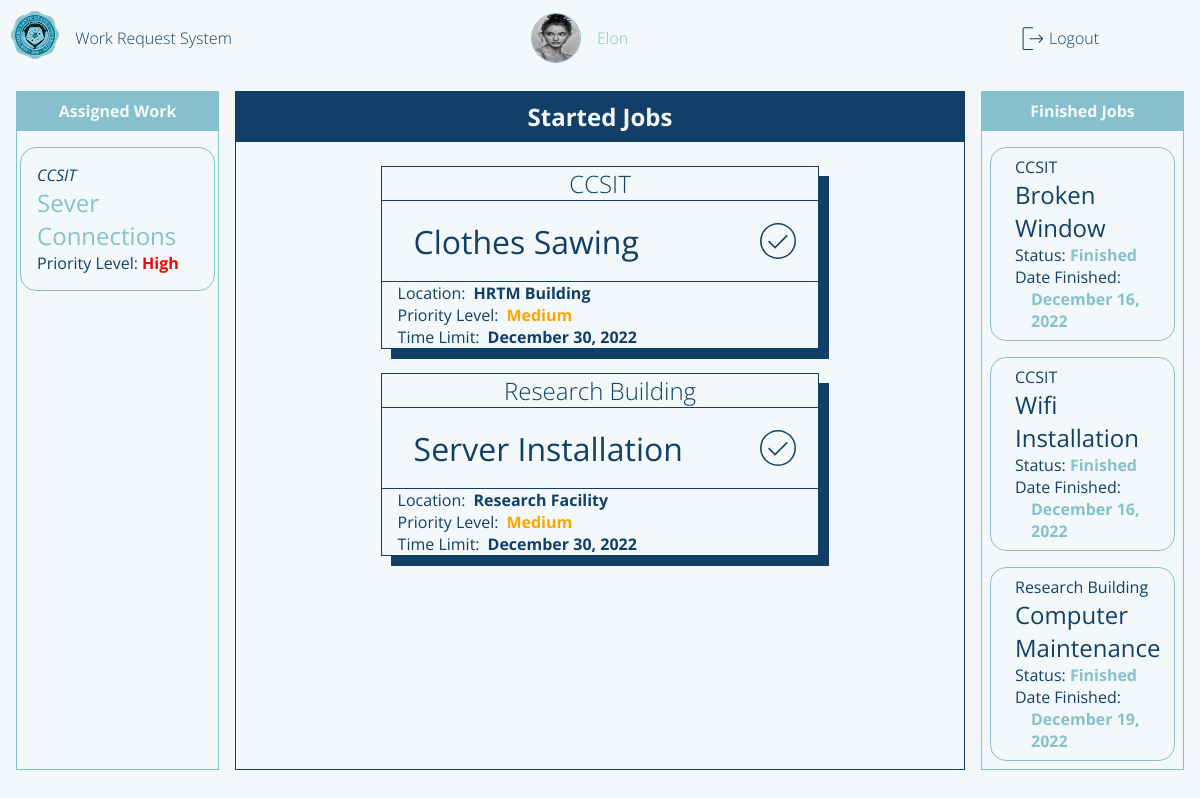
The page /staffPage (signed in) on the database its author committed.
### flaskApp/models.py (models this page shows, shortened)
class User(db.Model, UserMixin):
	__tablename__ = 'user'
	id = db.Column(db.Integer, primary_key=True)
	userName = db.Column(db.String(20), unique=True, nullable=False)
	userType = db.Column(db.String(20), default='Admin')
	passWord = db.Column(db.String(60), nullable=False)
	profilePicture = db.Column(db.String(60), default='dafault.png')
	requestForm = db.relationship('UserRequestForm', backref='user')
	userStaffExtension = db.relationship('StaffExtension', backref='staffExtension', uselist=False)

class UserRequestForm(db.Model):
	__tablename__ = 'userRequestForm'
	id = db.Column(db.Integer, primary_key=True)
	requestorName = db.Column(db.String(500), nullable=False)
	requestTitle = db.Column(db.String(500), nullable=False)
	requestedWork = db.Column(db.String(500), nullable=False)
	roomNumber = db.Column(db.String(20), nullable=False)
	avilabilityOfMaterials = db.Column(db.String(10), nullable=False)
	priorityLevel = db.Column(db.Integer, default=0) # change this to integer in the future 0 - pending 1 - high 2 - medium 3 - low
	status = db.Column(db.String(20), default='Pending')
	dateApproved = db.Column(DateTime, default=datetime.now(), nullable=False)
	dateLimit = db.Column(DateTime, default=datetime.now(), nullable=False)
	requestFormId = db.Column(db.Integer, db.ForeignKey('user.id'))
	assignedStaff = db.Column(db.Integer, db.ForeignKey('userstaff.id'))

### flaskApp/routes.py (the view)
@app.route('/staffPage', methods=['GET', 'POST'])
def staffPage():
	if current_user.is_authenticated == False:
		return redirect(url_for('loginPage'))
	userStaffAssigned = StaffExtension.query.filter_by(staffName=current_user.userName).first()
	user = StaffExtension.query.filter_by(staffId=current_user.id).first()
	profileImage = url_for('static', filename='profilePic/'+current_user.profilePicture)
	return render_template('staffDashboard.html', title='Staff Page', user=current_user.userName, userStaff=user, profileImage=profileImage, userStaffAssigned=userStaffAssigned.staffAssignment)

### flaskApp/models.py (called while the page is built)
@loginManager.user_loader
def loadUser(userId):
	return User.query.get(int(userId))

### flaskApp/templates/staffDashboard.html (shortened to what this page needs)
{% extends "layout.html" %}
{% block content %}
<main class="content-main">
		<section class="header">
			Started Jobs
		</section>
		<section class="body">
			{% for assigned in userStaffAssigned %}
				{% if assigned.status == 'OnGoing'%}
					<div class="content">
						<section class="content-deptName">
							<i>{{ assigned.requestorName }}</i>
						</section>
						<section class="content-title">
							<i>{{ assigned.requestTitle }}</i>
							<span class="finished">
								<a href="{{ url_for('staffFinishedPage',name=assigned.requestTitle, id=assigned.id) }}">
									<img src="{{ url_for('static', filename='img/finished.svg') }}">
								</a>
							</span>
						</section>
						<section class="content-date">
							<i>Location: <p> {{ assigned.roomNumber }}</p></i>
							{% if assigned.priorityLevel == 1 %}
								<i>Priority Level: <p style="color:red;">High</p></i>
							{% elif assigned.priorityLevel == 2 %}
								<i>Priority Level: <p style="color:orange;">Medium</p></i>
							{% elif assigned.priorityLevel == 3 %}
								<i>Priority Level: <p style="color:green;">Low</p></i>
							{% endif %}
							<i>Time Limit: <p> {{ assigned.dateLimit.strftime("%B %d, %Y") }}</p></i>
						</section>
					</div>
				{% endif %}
			{% endfor %}
		</section>
</main>
<section class="content-left">
	<section class="header">Assigned Work</section>
	<section class="main">
		{% for assigned in userStaffAssigned %}
			{% if assigned.status != 'OnGoing' and assigned.status != 'Finished'%}
			<div class="content-left-items">
				<section class="req-name">
					{{ assigned.requestorName }}
				</section>
				<section class="req-title">
					<a href="{{ url_for('staffOngoingPage', name=assigned.requestorName, idNum=assigned.id) }}">{{ assigned.requestTitle }}</a>
				</section>
				<section class="req-status">
					{% if assigned.priorityLevel == 1 %}
						<span>Priority Level: <i style="color:red;">High</i></span>
					{% elif assigned.priorityLevel == 2 %}
						<span>Priority Level: <i style="color:orange;">Medium</i></span>
					{% elif assigned.priorityLevel == 3 %}
						<span>Priority Level: <i style="color:green;">Low</i></span>
					{% endif %}
				</section>
			</div>
			{% endif %}
		{% endfor %}
	</section>
	<section class="footer">Foot</section>
</section>
<section class="content-right">
	<section class="header">Finished Jobs</section>
	<section class="main">
		{% for assigned in userStaffAssigned %}
			{% if assigned.status == 'Finished'%}
				<div class="content-finished">
					<section class="finished-header">
						{{ assigned.requestorName }}
					</section>
					<section class="finished-main">
						{{ assigned.requestTitle }}
					</section>
					<section class="finished-footer">
						<i>Status: </i>
						<i>{{ assigned.status }}</i>
					</section>
					<section class="finished-footer2">
						<i>Date Finished: </i>
						<i>{{ assigned.dateApproved.strftime("%B %d, %Y") }}</i>
					</section>
				</div>
			{% endif %}
		{% endfor %}
	</section>
</section>
<footer class="content-footer">
</footer>
{% endblock content %}

### flaskApp/templates/layout.html (shortened to what this page needs)
<!DOCTYPE html>
<html>
<head>
    {% if title == 'Login Page'%}
    	<link rel="stylesheet" type="text/css" href="{{ url_for('static', filename='login.css') }}">
    {% elif title == 'Admin Page'%}
    	<link rel="stylesheet" type="text/css" href="{{ url_for('static', filename='adminDashboard.css') }}">
    {% elif title == 'Requestor Page'%}
        <link rel="stylesheet" type="text/css" href="{{ url_for('static', filename='requestorDashboard.css') }}">
    {% elif title == 'Staff Page'%}
        <link rel="stylesheet" type="text/css" href="{{ url_for('static', filename='staffDashboard.css') }}">
    {% elif title == 'Admin Approval Page'%}
        <link rel="stylesheet" type="text/css" href="{{ url_for('static', filename='adminApproval.css') }}">
    {% elif title == 'Staff Ongoing Page'%}
        <link rel="stylesheet" type="text/css" href="{{ url_for('static', filename='staffOngoing.css') }}">
    {% elif title == 'Profile Page'%}
        <link rel="stylesheet" type="text/css" href="{{ url_for('static', filename='profilePage.css') }}">
    {% endif%}
</head>
<body>
	<div class="container">
        {% if title != 'Login Page'%}
        <header class="content-header">
            <div class="img-box">
                <img class="logo_slsu" src="{{ url_for('static', filename='img/logo_slsu.svg') }}">
            </div>
            {% if title == 'Admin Page'%}
                <section class="header-title">
                    <a href="{{ url_for('adminPage') }}">Work Request System</a>
                </section>
                <section class="header-user">
                    <img class='profile-picture'src="{{ profileImage }}">
                    <a href="{{ url_for('profilePage') }}">{{ user }}</a>
                </section>
            {% elif title == 'Staff Page' %}
                <section class="header-title">
                    <a href="{{ url_for('staffPage') }}">Work Request System</a>
                </section>
                <section class="header-user">
               <img class='profile-picture'src="{{ profileImage }}">
                   <a href="{{ url_for('profilePage') }}">{{ user }}</a>
                </section>
            {% endif %}
            <div class="header-profile">
                {% if current_user.is_authenticated == True %}
                <img src="{{ url_for('static', filename='img/logout.svg') }}">
                <a href="{{ url_for('logout') }}">Logout</a>
                {% endif %}
            </div>
        </header>
        {% endif%}
		{% block content %}{% endblock content %}
	</div>
</body>
</html>

### flaskApp/static/staffDashboard.css (style rules this page uses)
body { background: var(--white); }
.container { margin: 0; display: grid; height: 100vh; grid-template-columns: 0.3fr 1fr 0.3fr; grid-template-rows: 0fr 1fr 0.02fr; grid-gap: 1rem; grid-template-areas: 'h h h' 'l m r' 'f f f'; }
.content-header { grid-area: h; display: flex; flex-direction: row; align-items: center; padding: var(--fn-small); }
.img-box { flex-grow: 0; }
.header-title { flex-grow: 0; margin-left: 1rem; }
.header-title a { font-size: var(--fn-regular); font-weight: lighter; color: var(--blue); }
.header-user { flex-grow: 1; font-size: var(--fn-regular); font-weight: lighter; color: var(--blue); }
.header-profile { flex-grow: 0.3; }
.header-profile a { font-size: var(--fn-regular); font-weight: lighter; color: var(--blue); }
.content-main { grid-area: m; border: 1px solid var(--blue); color: var(--blue); display: flex; flex-direction: column; }
.content-main .header { flex-grow: 0; border-bottom: 1px solid var(--blue); padding: 0.5rem 0rem 0.5rem 0rem; text-align: center; font-size: var(--fn-medium); font-weight: bold; color: var(--white); background-color: var(--blue); }
.content-main .body { flex-grow: 1; display: flex; flex-direction: column; overflow: scroll; align-items: center; height: 1rem; }
.content { margin-top: 1.5rem; border: 1px solid var(--blue); width: 60%; box-shadow: 10px 10px var(--blue); }
.content-deptName { border-bottom: 1px solid var(--blue); text-align: center; font-size: var(--fn-medium); font-weight: lighter; }
.content-title { padding: 1rem 1rem 1rem 2rem; font-size: var(--fn-large); display: flex; flex-direction: row; justify-content: space-between; align-items: center; }
.content-title span { width: 3rem; height: 3rem; border-radius: 50%; }
.content-title span img { filter: var(--img-color-blue); width: 3rem; height: 3rem; cursor: pointer; }
.content-date { padding-left: 1rem; border-top: 1px solid var(--blue); display: flex; flex-direction: column; }
.content-date i { display: flex; flex-direction: row; }
.content-date i p { margin-left: 0.5rem; font-weight: bold; }
.content-left { grid-area: l; border: 1px solid var(--blueGreen); color: var(--white); display: flex; flex-direction: column; margin-left: 1rem; }
.content-left .header { flex-grow: 0; border-bottom: 1px solid var(--blueGreen); text-align: center; padding: 0.5rem; font-size: var(--fn-regular); font-weight: lighter; color: var(--white); background-color: var(--blueGreen); font-weight: bold; }
.content-left .main { flex-grow: 1; height: 1rem; display: flex; flex-direction: column; align-items: center; color: var(--blue); }
.content-left .footer { flex-grow: 0; }
.content-left-items { border: 1px solid var(--blueGreen); border-radius: 1rem; width: 80%; display: flex; flex-direction: column; padding: 1rem; margin-top: 1rem; background-color: var(--white); }
.content-left-items section:first-child { font-style: italic; }
.content-left-items section:nth-child(2) { font-size: var(--fn-medium); }
.content-left-items section:nth-child(3) i { font-weight: bold; }
.content-right { grid-area: r; border: 1px solid var(--blueGreen); margin-right: 1rem; color: var(--blue); display: flex; flex-direction: column; }
.content-right .header { flex-grow: 0; border-bottom: 1px solid var(--blueGreen); color: var(--white); background-color: var(--blueGreen); text-align: center; padding: 0.5rem; font-weight: bold; }
.content-right .main { flex-grow: 1; height: 0rem; display: flex; flex-direction: column; overflow: scroll; }
.content-finished { border: 1px solid var(--blueGreen); margin: 1rem 0.5rem 0rem 0.5rem; padding: 0.5rem; border-radius: 1rem; }
.content-finished .finished-header { margin-left: 1rem; }
.content-finished .finished-main { font-size: var(--fn-medium); margin-left: 1rem; }
.content-finished .finished-footer { margin-left: 1rem; }
.content-finished .finished-footer i:last-child { font-weight: bold; color: var(--blueGreen); }
.content-finished .finished-footer2 { margin-left: 1rem; display: flex; flex-direction: column; }
.content-finished .finished-footer2 i:last-child { margin-left: 1rem; font-weight: bold; color: var(--blueGreen); }

### rows shown on the page
User: userName "Elon"
UserRequestForm: requestorName "CCSIT", requestTitle "Clothes Sawing", roomNumber "HRTM Building", shows "Priority Level:", priorityLevel "Medium", dateLimit "December 30, 2022"
UserRequestForm: requestorName "Research Building", requestTitle "Server Installation", roomNumber "Research Facility", shows "Priority Level:", priorityLevel "Medium", dateLimit "December 30, 2022"
UserRequestForm: requestorName "CCSIT", requestTitle "Sever Connections", shows "Priority Level:", priorityLevel "High"
UserRequestForm: requestorName "CCSIT", requestTitle "Broken Window", status "Finished", dateApproved "December 16, 2022"
UserRequestForm: requestorName "CCSIT", requestTitle "Wifi Installation", status "Finished", dateApproved "December 16, 2022"
UserRequestForm: requestorName "Research Building", requestTitle "Computer Maintenance", status "Finished", dateApproved "December 19, 2022"
